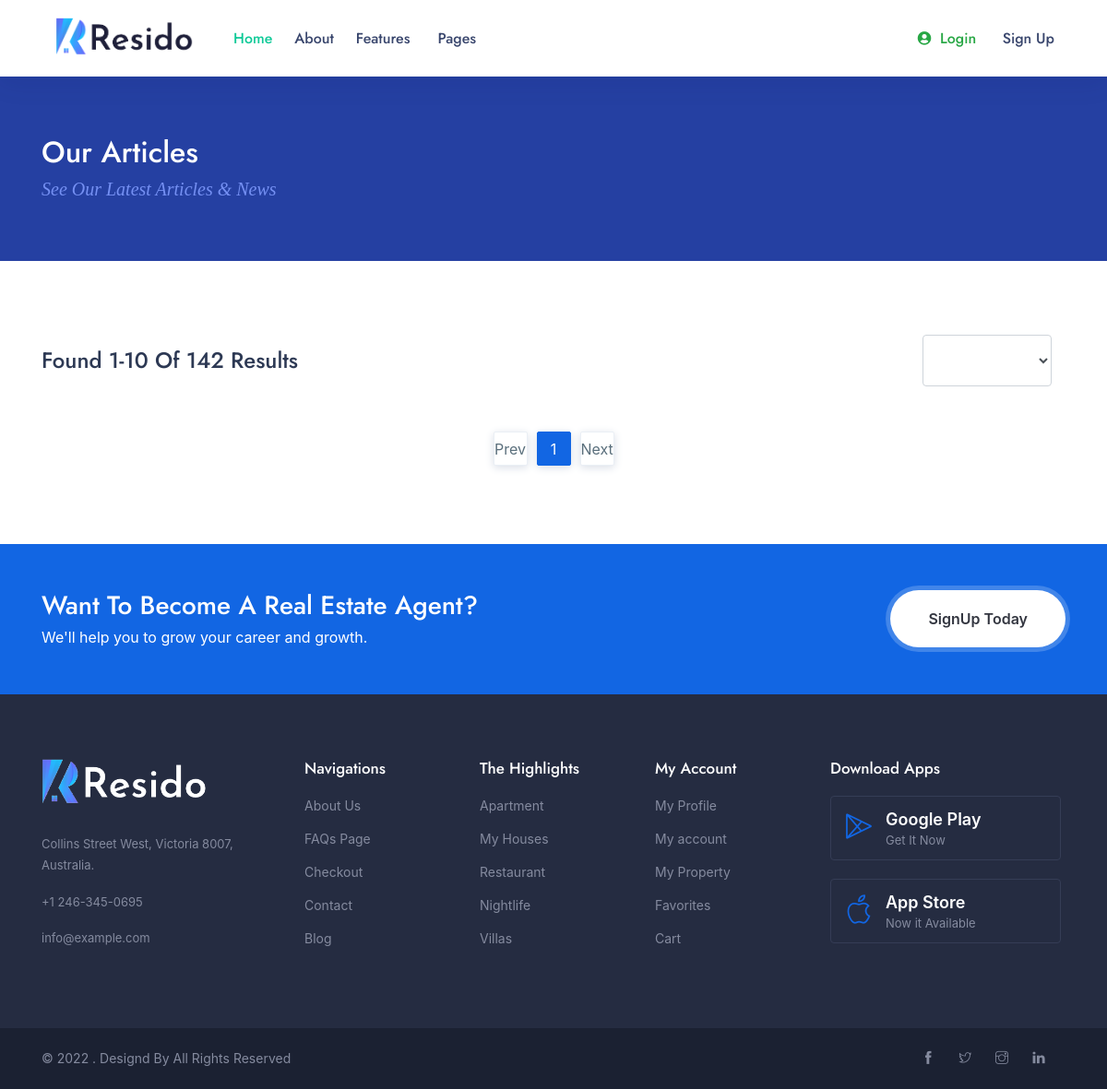
/property_List, run on an earlier commit of the app's database.
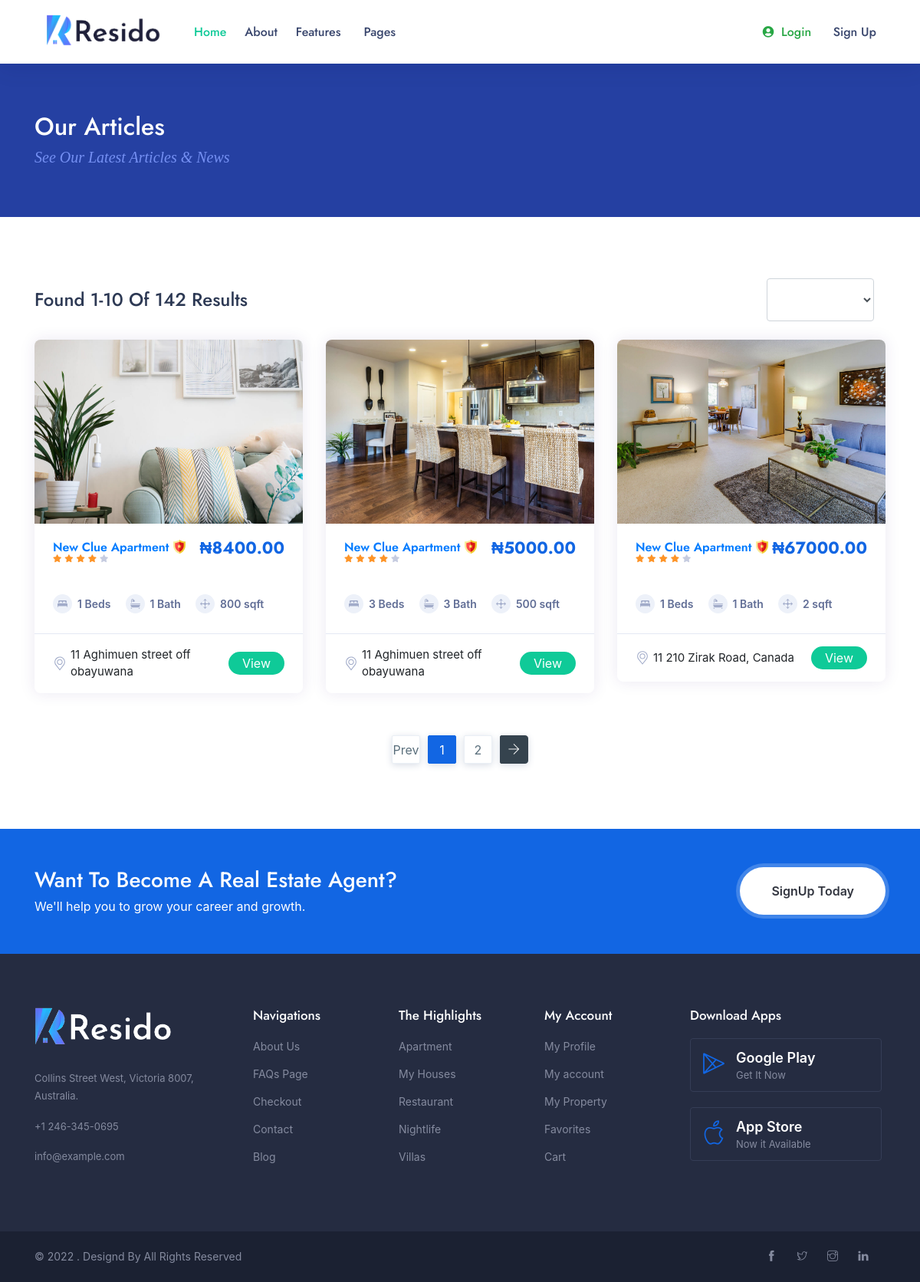
And on a later commit of the database.
### real/models.py (models this page shows, shortened)
class Listing(models.Model):
    user = models.ForeignKey(CustomUser, on_delete=models.CASCADE)
    title = models.CharField(max_length=225)
    status = models.CharField(max_length=225)
    property_type = models.CharField(max_length=225)
    price = models.DecimalField(max_digits=10 ,decimal_places=2)
    area = models.CharField(max_length=225)
    bedrooms = models.CharField(max_length=225)
    bathrooms = models.CharField(max_length=225)
    address = models.CharField(max_length=225)
    city = models.CharField(max_length=100)
    state = models.CharField(max_length=100)
    zipcode = models.CharField(max_length=100)
    description = models.TextField()
    building_Age = models.CharField(max_length=225 ,blank=True, null=True)
    garage = models.CharField(default=0,max_length=225 ,blank=True, null=True)
    Rooms = models.CharField(max_length=225 ,blank=True, null=True)
    sqft = models.CharField(max_length=225)
    image = models.FileField()
    photo_1 = models.ImageField(upload_to='images/photos', blank=True, null=True)
    photo_2 = models.ImageField(upload_to='images/photos', blank=True, null=True)
    photo_3 = models.ImageField(upload_to='images/photos', blank=True, null=True)
    photo_4 = models.ImageField(upload_to='images/photos', blank=True, null=True)
    photo_5 = models.ImageField(upload_to='images/photos', blank=True, null=True)
    contact_name = models.CharField(max_length=100)
    contact_email = models.CharField(max_length=225)
    contact_phone = models.CharField(max_length=100, blank=True , null=True, unique=True)
    list_date = models.DateTimeField(default=datetime.now, blank=True)
    is_published = models.BooleanField(default=True)
    slug = models.SlugField(default='', null=True, blank=True)

### real/views.py (the view)
# urls.py: path('property_List', ProperityView, name='propertyview'),
def ProperityView(request):
    pro_view = Listing.objects.all()
    page = request.GET.get('page')
    paginator = Paginator(pro_view, 3)
    try:
        pro_view = paginator.page(page)
    except PageNotAnInteger:
        pro_view = paginator.page(1)
    except EmptyPage:
        pro_view = paginator.page(paginator.num_pages)
    content = {'pro_view':pro_view, 'page':page,}
    return render(request, 'property-view.html', content)

### template/property-view.html (shortened to what the changed rows need)
{%  extends 'include/base.html' %}
{%  load static %}
{%  block body %}
			<div class="page-title">
				<div class="container">
					<div class="row">
						<div class="col-lg-12 col-md-12">
							<h2 class="ipt-title">Our Articles</h2>
						</div>
					</div>
				</div>
			</div>
			<section>
				<div class="container">
					<div class="row">
						{%  for i in  pro_view %}
						<div class="col-lg-4 col-md-6 col-sm-12">
							<div class="property-listing property-2">
								<div class="listing-img-wrapper">
									<div class="list-img-slide">
										<div class="click">
											<div><a href="{%  url 'index:property_details'  i.slug %}"><img src="{{ i.image.url  }}" class="img-fluid mx-auto" alt="" /></a></div>
										</div>
									</div>
								</div>
								<div class="listing-detail-wrapper">
									<div class="listing-short-detail-wrap">
										<div class="listing-short-detail">
											<h4 class="listing-name verified"><a href="{%  url 'index:property_details'  i.slug %}" class="prt-link-detail">New Clue Apartment</a></h4>
											<div class="property-reviews">
												<i class="fas fa-star filled"></i>
												<i class="fas fa-star filled"></i>
												<i class="fas fa-star filled"></i>
												<i class="fas fa-star filled"></i>
												<i class="fas fa-star"></i>
											</div>
										</div>
										<div class="listing-short-detail-flex">
											<h6 class="listing-card-info-price">&#8358;{{  i.price }}</h6>
										</div>
									</div>
								</div>
								<div class="price-features-wrapper">
									<div class="list-fx-features">
										<div class="listing-card-info-icon">
											<div class="inc-fleat-icon"><img src="{%  static 'assets/img/bed.svg' %}" width="13" alt="" /></div>{{ i.bedrooms }} Beds
										</div>
										<div class="listing-card-info-icon">
											<div class="inc-fleat-icon"><img src="{%  static 'assets/img/bathtub.svg' %}" width="13" alt="" /></div>{{ i.bathrooms }} Bath
										</div>
										<div class="listing-card-info-icon">
											<div class="inc-fleat-icon"><img src="{%  static 'assets/img/move.svg' %}" width="13" alt="" /></div>{{ i.sqft }} sqft
										</div>
									</div>
								</div>
								<div class="listing-detail-footer">
									<div class="footer-first">
										<div class="foot-location"><img src="assets/img/pin.svg" width="18" alt="" />{{ i.address }}</div>
									</div>
									<div class="footer-flex">
										<a href="{%  url 'index:property_details'  i.slug %}" class="prt-view">View</a>
									</div>
								</div>
							</div>
						</div>
						{%  endfor %}
					</div>
					<div class="row">
						<div class="col-lg-12 col-md-12 col-sm-12 ">
							<ul class="pagination p-center justify-content-center">
								{% for i in  pro_view.paginator.page_range %}
									{% if  pro_view.number == i %}
										<li class="page-item active"><a class="page-link" href="#">{{ i }}</a></li>
									{% else %}
										<li class="page-item "><a class="page-link" href="?page={{ i }}">{{ i }}</a></li>
									{% endif %}
								{% endfor %}
								<li class="page-item">
									{% if  pro_view.has_next %}
								  <a class="page-link" href="?page={{  pro_view.next_page_number }}" aria-label="Next">
									<span class="ti-arrow-right"></span>
								  </a>
								  {% else %}
								  <span class="sr-only">Next</span>
								</li>
								{% endif %}
							</ul>
						</div>
					</div>
				</div>
			</section>
{%  endblock %}

What changed in the data, as far as the page shows it:
added Listing: image (picture), price "8400.00", bedrooms "1", bathrooms "1", sqft "800", address "11 Aghimuen street off obayuwana"
added Listing: image (picture), price "5000.00", bedrooms "3", bathrooms "3", sqft "500", address "11 Aghimuen street off obayuwana"
added Listing: image (picture), price "67000.00", bedrooms "1", bathrooms "1", sqft "2", address "11 210 Zirak Road, Canada"
Also different on the page:
new list line: "2"
text no longer shown: "Next"
